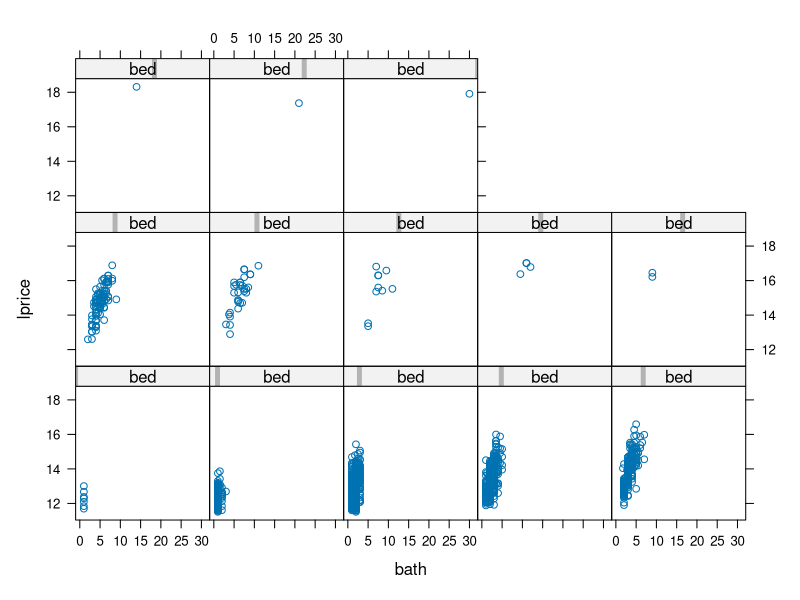
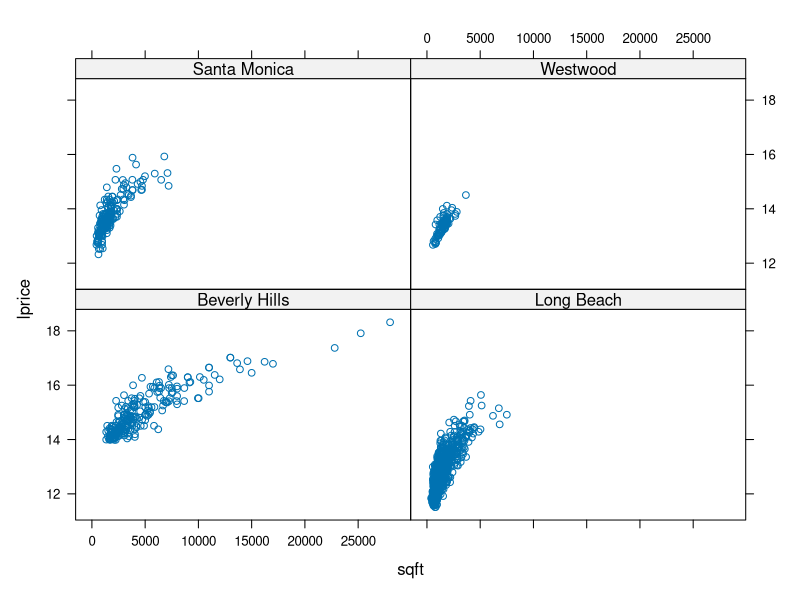
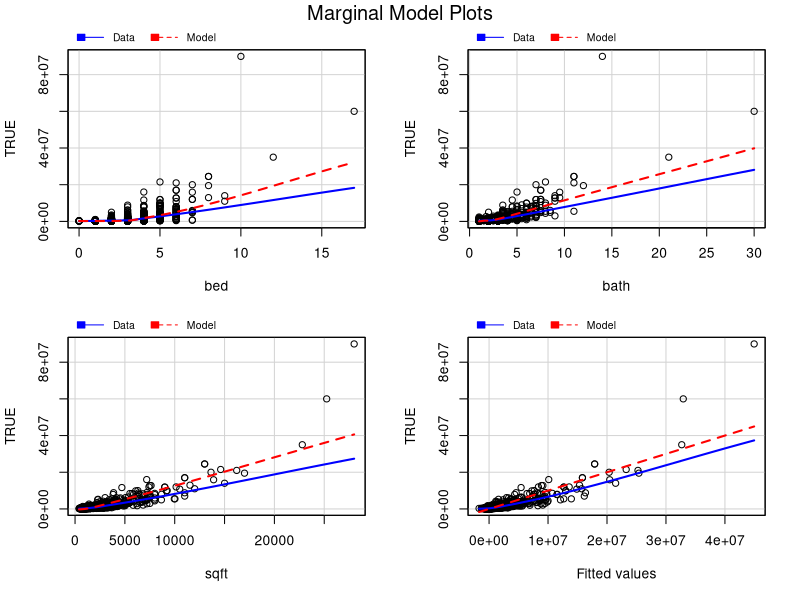
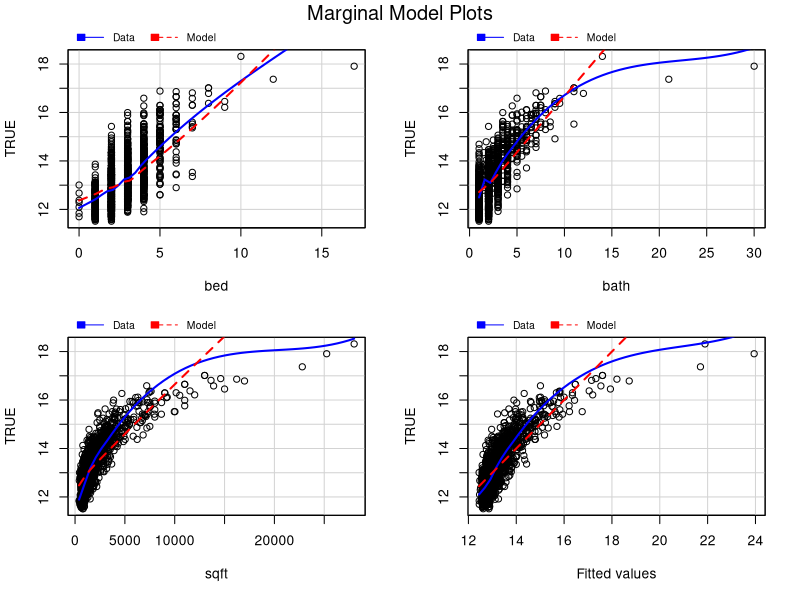
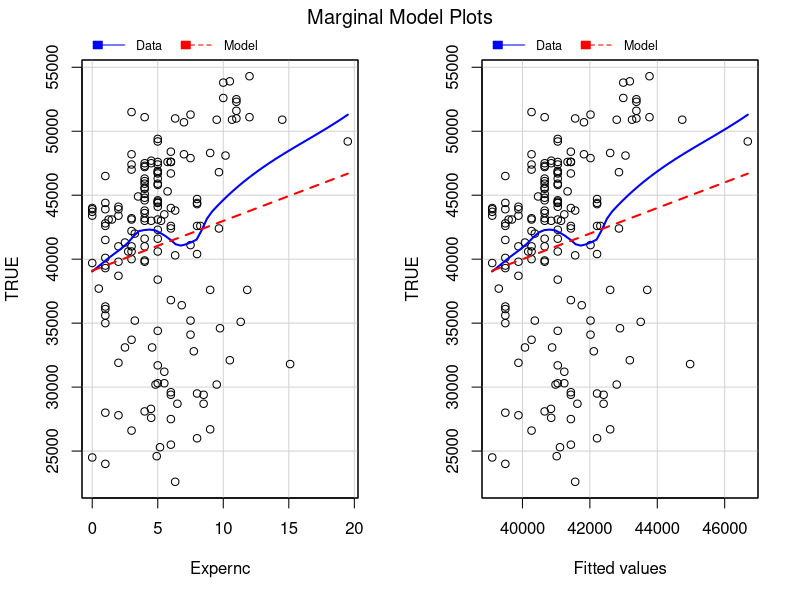

Recreate these plots in R, in order.
## ---- chunk 1
knitr::opts_chunk$set(echo = TRUE)
library(tidyverse)
## ---- chunk 2
realty <- read.delim('realty.txt')
head(realty)
## ---- chunk 3
table(realty$type)
## ---- chunk 4
realty2 <- 
  filter(realty, type == "Condo/Twh" | type == "SFR") %>%
  filter(sqft > 0 & bath > 0)
head(realty2)
realty3 <- realty2 %>%
  mutate(lprice = log(price))
head(realty3)
## ---- chunk 5
realty.lm <- lm(lprice ~ city + bed + bath + sqft, data = realty3)
realty.lm
## ---- chunk 6
summary(realty.lm)
## ---- chunk 7
realty4 <- lm(lprice ~ city + bath + sqft, data = realty3)
realty4
summary(realty4)
## ---- chunk 8
library(lattice)
xyplot(lprice ~ bath | bed, realty3)
## ---- chunk 9
xyplot(lprice ~ sqft | city, realty3)
## ---- chunk 10
msmall <- lm(price ~ bed + bath + sqft, data = realty3)
msmall.log <- lm(lprice ~ bed + bath + sqft, data = realty3)

car::mmps(msmall)
## ---- chunk 11
car::mmps(msmall.log)
## ---- chunk 12
salary <- read.csv('salary.csv')
head(salary)
## ---- chunk 13
salary.lm <- lm(Salary ~ Expernc + Gender, data = salary)
salary.lm
summary(salary.lm)
## ---- chunk 14
salary.full <- lm(Salary ~ Expernc*Gender, data= salary)
salary.full
summary(salary.full)
## ---- chunk 15
salary.diffSlope <- lm(Salary ~ Expernc:Gender, data = salary)
salary.diffSlope
summary(salary.diffSlope)
## ---- chunk 16
expernc.model <- lm(Salary~ Expernc, data = salary)
car::mmps(expernc.model)
